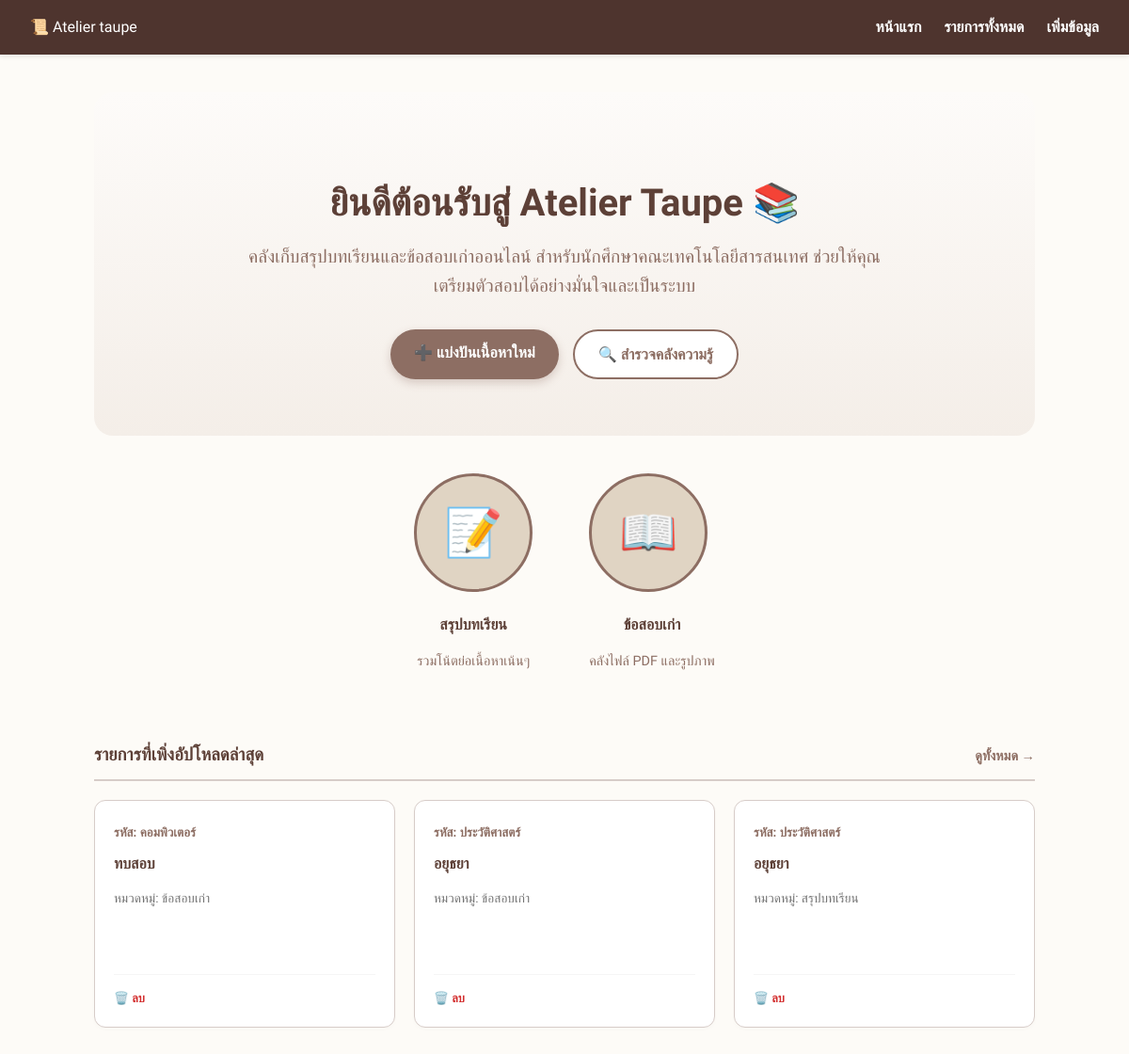
The page / on the database its author committed.
### archive/models.py (models this page shows, shortened)
class Document(models.Model):
    CATEGORY_CHOICES = [
        ('SUM', 'สรุปบทเรียน'),
        ('EXAM', 'ข้อสอบเก่า'),
    ]
    subject_code = models.CharField(max_length=10)
    title = models.CharField(max_length=200)
    category = models.CharField(max_length=4, choices=CATEGORY_CHOICES)
    description = models.TextField(blank=True)
    file = models.FileField(upload_to='documents/', null=True, blank=True)
    upload_date = models.DateTimeField(auto_now_add=True)

### archive/views.py (the view)
# urls.py: path('', views.home_view, name='home'),          # หน้าแรก (Landing)
def home_view(request):
    latest_results = Document.objects.all().order_by('-upload_date')[:3]
    return render(request, 'home.html', {'results': latest_results})

### archive/templates/home.html (shortened to what this page needs)
{% extends 'base.html' %}
{% load static %}
{% block content %}
<div style="text-align: center; padding: 60px 20px; background: linear-gradient(to bottom, #fdfbf9, #f4eee8); border-radius: 20px; margin-bottom: 40px;">
    <h1 style="color: #5D4037; font-size: 2.5rem; margin-bottom: 10px;">ยินดีต้อนรับสู่ Atelier Taupe 📚</h1>
    <p style="color: #8D6E63; font-size: 1.2rem; max-width: 700px; margin: 0 auto 30px;">
        คลังเก็บสรุปบทเรียนและข้อสอบเก่าออนไลน์ สำหรับนักศึกษาคณะเทคโนโลยีสารสนเทศ
        ช่วยให้คุณเตรียมตัวสอบได้อย่างมั่นใจและเป็นระบบ
    </p>
    <div style="display: flex; justify-content: center; gap: 15px;">
        <a href="{% url 'archive:add' %}" style="background: #8D6E63; color: white; padding: 12px 25px; border-radius: 30px; text-decoration: none; font-weight: bold; box-shadow: 0 4px 10px rgba(141, 110, 99, 0.3);">
            ➕ แบ่งปันเนื้อหาใหม่
        </a>
        <a href="#explore" style="background: white; color: #8D6E63; border: 2px solid #8D6E63; padding: 12px 25px; border-radius: 30px; text-decoration: none; font-weight: bold;">
            🔍 สำรวจคลังความรู้
        </a>
    </div>
</div>
<div id="explore" style="display: flex; justify-content: center; gap: 60px; margin-bottom: 60px;">
    <a href="{% url 'archive:list' %}?cat=SUM" style="text-decoration: none; transition: 0.3s;" class="category-link">
        <div style="text-align: center;">
           <div style="width: 120px; height: 120px; background: #e0d4c3; border-radius: 50%; display: flex; align-items: center; justify-content: center; border: 3px solid #8D6E63; margin-bottom: 15px;">
                <span style="font-size: 50px;">📝</span>
            </div>
            <h4 style="color: #5D4037; margin-bottom: 5px;">สรุปบทเรียน</h4>
            <p style="font-size: 0.9rem; color: #8D6E63;">รวมโน้ตย่อเนื้อหาเน้นๆ</p>
        </div>
    </a>
    <a href="{% url 'archive:list' %}?cat=EXAM" style="text-decoration: none; transition: 0.3s;" class="category-link">
        <div style="text-align: center;">
            <div style="width: 120px; height: 120px; background: #e0d4c3; border-radius: 50%; display: flex; align-items: center; justify-content: center; border: 3px solid #8D6E63; margin-bottom: 15px;">
                <span style="font-size: 50px;">📖</span>
            </div>
            <h4 style="color: #5D4037; margin-bottom: 5px;">ข้อสอบเก่า</h4>
            <p style="font-size: 0.9rem; color: #8D6E63;">คลังไฟล์ PDF และรูปภาพ</p>
        </div>
    </a>
</div>
<div style="margin-top: 40px;">
    <div style="display: flex; justify-content: space-between; align-items: center; border-bottom: 2px solid #D7CCC8; padding-bottom: 10px; margin-bottom: 20px;">
        <h3 style="color: #5D4037; margin: 0;">รายการที่เพิ่งอัปโหลดล่าสุด</h3>
        <a href="{% url 'archive:list' %}" style="color: #8D6E63; text-decoration: none; font-size: 0.9rem; font-weight: bold;">ดูทั้งหมด →</a>
    </div>
    <div style="display: grid; grid-template-columns: repeat(3, 1fr); gap: 20px;">
        {% for item in results|slice:":3" %}
        <div style="background: white; border: 1px solid #D7CCC8; padding: 20px; border-radius: 12px; display: flex; flex-direction: column; justify-content: space-between; min-height: 200px; box-shadow: 0 2px 4px rgba(0,0,0,0.02);">
            <div>
                <small style="color: #8D6E63; font-weight: bold;">รหัส: {{ item.subject_code }}</small>
                <h4 style="margin: 8px 0; color: #5D4037;">{{ item.title }}</h4>
                <p style="font-size: 0.85rem; color: #757575;">หมวดหมู่: {{ item.get_category_display }}</p>
            </div>
            <div style="margin-top: 15px; border-top: 1px solid #F5F5F5; padding-top: 15px; display: flex; justify-content: space-between; align-items: center;">
                <a href="{% url 'archive:delete' item.pk %}" style="color: #D32F2F; font-size: 0.8rem; text-decoration: none; font-weight: bold;">🗑️ ลบ</a>
            </div>
        </div>
        {% empty %}
        <p style="grid-column: span 3; text-align: center; color: #999; padding: 40px; background: #fafafa; border-radius: 10px;">ยังไม่มีข้อมูลใหม่ในขณะนี้</p>
        {% endfor %}
    </div>
</div>
{% endblock %}

### archive/templates/base.html (style rules this page uses)
:root { --bg-color: #FDFBF7; --primary-brown: #8D6E63; --dark-brown: #4E342E; --cream-light: #FFFFFF; --border-color: #D7CCC8; --text-color: #3E2723; }
body { font-family: 'Sarabun', sans-serif; background-color: var(--bg-color); color: var(--text-color); margin: 0; padding: 0; line-height: 1.6; }
.category-link img, .category-link span { max-width: 100%; height: auto; }

### rows shown on the page
Document: subject_code "คอมพิวเตอร์", title "ทบสอบ", category "ข้อสอบเก่า"
Document: subject_code "ประวัติศาสตร์", title "อยุธยา", category "ข้อสอบเก่า"
Document: subject_code "ประวัติศาสตร์", title "อยุธยา", category "สรุปบทเรียน"
